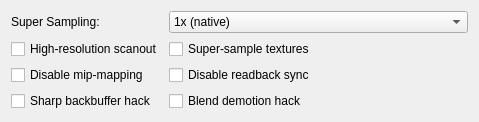
     <widget class="QWidget" name="pgsRenderingTab">
      <attribute name="title"><string>Rendering</string></attribute>
      <layout class="QFormLayout" name="formLayout_11">
       <item row="0" column="0">
        <widget class="QLabel" name="pgsSuperSamplingLabel">
         <property name="text">
          <string>Super Sampling:</string>
         </property>
        </widget>
       </item>
       <item row="0" column="1">
        <widget class="QComboBox" name="pgsSuperSampling">
         <property name="enabled">
          <bool>true</bool>
         </property>
         <property name="sizePolicy">
          <sizepolicy hsizetype="Expanding" vsizetype="Fixed">
           <horstretch>0</horstretch>
           <verstretch>0</verstretch>
          </sizepolicy>
         </property>
         <property name="layoutDirection">
          <enum>Qt::LayoutDirection::LeftToRight</enum>
         </property>
         <item>
          <property name="text">
           <string>1x (native)</string>
          </property>
         </item>
         <item>
          <property name="text">
           <string>2x SSAA (checkerboard)</string>
          </property>
         </item>
         <item>
          <property name="text">
           <string>4x SSAA (sparse grid)</string>
          </property>
         </item>
         <item>
          <property name="text">
           <string>4x SSAA (ordered grid, high-res output capable)</string>
          </property>
         </item>
         <item>
          <property name="text">
           <string>8x SSAA (checkerboard, high-res output capable)</string>
          </property>
         </item>
         <item>
          <property name="text">
           <string>16x SSAA (sparse grid, high-res output capable)</string>
          </property>
         </item>
        </widget>
       </item>
       <item row="1" column="0">
          <widget class="QCheckBox" name="pgsHighResScanout">
           <property name="text">
            <string>High-resolution scanout</string>
           </property>
          </widget>
       </item>
       <item row="1" column="1">
          <widget class="QCheckBox" name="pgsSuperSampleTextures">
           <property name="text">
            <string>Super-sample textures</string>
           </property>
          </widget>
       </item>
       <item row="2" column="0">
          <widget class="QCheckBox" name="pgsDisableMipmaps">
           <property name="text">
            <string>Disable mip-mapping</string>
           </property>
          </widget>
       </item>
       <item row="2" column="1">
          <widget class="QCheckBox" name="pgsDisableReadbackSync">
           <property name="text">
            <string>Disable readback sync</string>
           </property>
          </widget>
       </item>
       <item row="3" column="0">
          <widget class="QCheckBox" name="pgsSharpBackbuffer">
           <property name="text">
            <string>Sharp backbuffer hack</string>
           </property>
          </widget>
       </item>
       <item row="3" column="1">
          <widget class="QCheckBox" name="pgsBlendDemotion">
           <property name="text">
            <string>Blend demotion hack</string>
           </property>
          </widget>
       </item>
      </layout>
     </widget>
